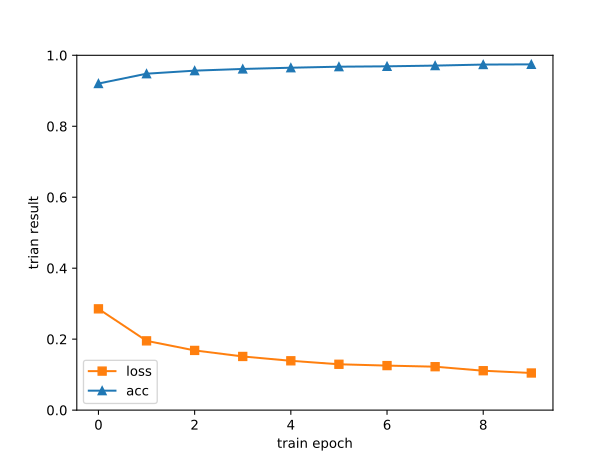

Python code for this plot:
# !usr/bin/python
# -*- coding:utf-8 -*-

"""A mnist classfication demo with keras"""

__author__ = 'huluwa@2020-02-25'

import os
import tensorflow as tf
from tensorflow.keras import datasets, layers, optimizers, losses
import matplotlib.pyplot as plt


def set_gpu_memory_growth():
    """
    设置gpu显存按需申请
    :return:
    """
    print(tf.version.VERSION)

    # 设置tensorflow日志级别
    os.environ['TF_CPP_MIN_LOG_LEVEL'] = '3'
    os.environ['CUDA_DEVICE_ORDER'] = 'PCI_BUS_ID'
    os.environ['CUDA_VISIBLE_DEVICES'] = '0'  # 仅仅使用第一块GPU

    # 设置gpu显存按需申请
    physical_devices = tf.config.experimental.list_physical_devices('GPU')
    assert len(physical_devices) > 0, "Not enough GPU hardware devices available"

    for gpu in physical_devices:
        print(physical_devices[0])
        print(gpu)
        try:
            tf.config.experimental.set_memory_growth(gpu, True)
        except RuntimeError as e:
            print(e)
            return False

    logical_gpus = tf.config.experimental.list_logical_devices('GPU')  # 这句不能少，why？
    print(len(physical_devices), "Physical GPUs,", len(logical_gpus), "Logical GPUs")
    print(tf.test.is_gpu_available())

    return True


def preprocess(x, y):
    """
    数据预处理
    :param x:
    :param y:
    :return:
    """
    # x = 2 * tf.cast(x, dtype=tf.float32) / 255. - 1
    x = tf.cast(x, dtype=tf.float32) / 255.
    x = tf.reshape(x, [-1, 28 * 28])  # 将图片[b, 28, 28] 打平成 [b, 28*28]

    return x, y


def make_dataset():
    """

    :return:
    """
    # 加载mnist数据集
    (train_data, train_label), (test_data, test_label) = datasets.mnist.load_data()
    # 构建训练张量数据集
    train_db = tf.data.Dataset.from_tensor_slices((train_data, train_label))
    train_db = train_db.shuffle(BATCH_SIZE * 4).batch(BATCH_SIZE).map(preprocess).prefetch(BATCH_SIZE)

    if DEBUG is True:
        x, y = next(iter(train_db))
        print('train x shape: ', tf.shape(x))
        print('train x dtype: ', x.dtype)
        print('train x max: ', int(tf.reduce_max(x)))
        print('train x min: ', int(tf.reduce_min(x)))
        print('train y shape: ', tf.shape(y))
        print('train y dtype: ', y.dtype)
        print('train y max: ', int(tf.reduce_max(y)))
        print('train y min: ', int(tf.reduce_min(y)))

    test_db = tf.data.Dataset.from_tensor_slices((test_data, test_label))
    test_db = test_db.shuffle(BATCH_SIZE * 4).batch(BATCH_SIZE).map(preprocess).prefetch(BATCH_SIZE)

    if DEBUG is True:
        x, y = next(iter(test_db))
        print('test x shape: ', tf.shape(x))
        print('test x dtype: ', x.dtype)
        print('test x max: ', int(tf.reduce_max(x)))
        print('test x min: ', int(tf.reduce_min(x)))
        print('test y shape: ', tf.shape(y))
        print('test y dtype: ', y.dtype)
        print('test y max: ', int(tf.reduce_max(y)))
        print('test y min: ', int(tf.reduce_min(y)))

    return train_db, test_db


def draw_train_result(epoch, loss, acc):
    """
    绘制训练结果
    :param epoch:
    :param loss:
    :param acc:
    :return:
    """
    plt.plot(epoch, loss, color='C1', marker='s', label='loss')
    plt.plot(epoch, acc, color='C0', marker='^', label='acc')

    plt.ylim([0, 1])
    plt.xlabel('train epoch')
    plt.ylabel('trian result')
    plt.legend()  # 子图说明
    plt.savefig('mnist_with_keras.svg')
    plt.show()


def get_img(img_path):
    """
    获取图片
    :param img_path:
    :return:
    """
    # 根据路径读取图片
    img = tf.io.read_file(img_path)
    # 解码图片，这里应该是解码成了png格式
    img = tf.image.decode_png(img, channels=1)
    # 大小缩放
    img = tf.image.resize(img, [28, 28])
    # img = tf.cast(img, dtype=tf.uint8)
    # img = tf.image.encode_png(img)
    #
    # with tf.io.gfile.GFile(img_path, 'wb') as file:
    #     file.write(img.numpy())

    # 转换成张量
    # img = 2 * tf.convert_to_tensor(img, dtype=tf.float32) / 255.0 - 1  # [0, 255]=>[-1.0, 1.0]
    img = tf.cast(img, dtype=tf.float32) / 255.
    img = tf.reshape(img, (-1, 28 * 28))

    return img


"""训练主逻辑"""
print(os.getcwd())
# 设置显存按需增长
assert set_gpu_memory_growth()
# 设置全局超参数
DEBUG = True
BATCH_SIZE = 32
EPOCH_SIZE = 10
LR = 0.01

# 准备数据集
(train_db, test_db) = make_dataset()

# 构建训练模型
model = tf.keras.models.Sequential([
    # tf.keras.layers.Flatten(input_shape=(28, 28)),
    # tf.keras.layers.Dense(256, activation='relu', kernel_regularizer=regularizers.l2()),
    layers.Dense(256, activation='relu'),
    # tf.keras.layers.Dropout(0.5),
    layers.Dense(128, activation='relu'),
    # tf.keras.layers.Dropout(0.5),
    # tf.keras.layers.Dense(10, activation='softmax')
    layers.Dense(10)
])

model.compile(optimizer=optimizers.Adam(lr=LR),
              loss=losses.SparseCategoricalCrossentropy(from_logits=True),
              # loss=losses.mse,
              metrics=['accuracy'])

print('Begin train...')
history = model.fit(train_db, epochs=EPOCH_SIZE)
print('Finished train...')

draw_train_result(history.epoch, history.history['loss'], history.history['accuracy'])

print('Begin evaluate...')
val = model.evaluate(test_db)
print('Finished evaluate...')
print(val)

# 测试
img_280x280_1 = get_img('280x280/1.png')
img_280x280_2 = get_img('280x280/2.png')
img_280x280_4 = get_img('280x280/4.png')
img_280x280_7 = get_img('280x280/7.png')
imgs_280x280 = tf.concat([img_280x280_1, img_280x280_2, img_280x280_4, img_280x280_7], axis=0)
result_280x280 = model.predict(imgs_280x280)
print(tf.argmax(result_280x280, axis=1))

img_20x20_1 = get_img('20x20/1.png')
img_20x20_2 = get_img('20x20/2.png')
img_20x20_4 = get_img('20x20/4.png')
img_20x20_7 = get_img('20x20/7.png')
imgs_20x20 = tf.concat([img_20x20_1, img_20x20_2, img_20x20_4, img_20x20_7], axis=0)
result_20x20 = model.predict(imgs_20x20)
print(tf.argmax(result_20x20, axis=1))
